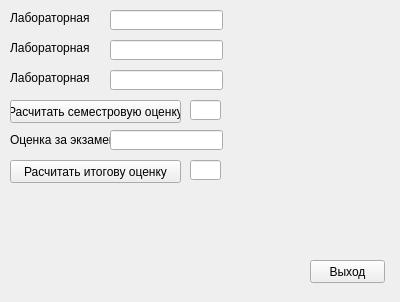
<?xml version="1.0" encoding="UTF-8"?>
<ui version="4.0">
 <class>MainWindow</class>
 <widget class="QMainWindow" name="MainWindow">
  <property name="enabled">
   <bool>true</bool>
  </property>
  <property name="geometry">
   <rect>
    <x>0</x>
    <y>0</y>
    <width>400</width>
    <height>302</height>
   </rect>
  </property>
  <property name="windowTitle">
   <string>MainWindow</string>
  </property>
  <property name="autoFillBackground">
   <bool>false</bool>
  </property>
  <widget class="QWidget" name="centralWidget">
   <widget class="QPushButton" name="pushButton">
    <property name="geometry">
     <rect>
      <x>310</x>
      <y>260</y>
      <width>75</width>
      <height>23</height>
     </rect>
    </property>
    <property name="text">
     <string>Выход</string>
    </property>
   </widget>
   <widget class="QLabel" name="label">
    <property name="geometry">
     <rect>
      <x>10</x>
      <y>10</y>
      <width>81</width>
      <height>16</height>
     </rect>
    </property>
    <property name="text">
     <string>Лабораторная 1</string>
    </property>
   </widget>
   <widget class="QLabel" name="label_2">
    <property name="geometry">
     <rect>
      <x>10</x>
      <y>40</y>
      <width>81</width>
      <height>16</height>
     </rect>
    </property>
    <property name="text">
     <string>Лабораторная 2</string>
    </property>
   </widget>
   <widget class="QLabel" name="label_3">
    <property name="geometry">
     <rect>
      <x>10</x>
      <y>70</y>
      <width>81</width>
      <height>16</height>
     </rect>
    </property>
    <property name="text">
     <string>Лабораторная 3</string>
    </property>
   </widget>
   <widget class="QLineEdit" name="lineEdit">
    <property name="geometry">
     <rect>
      <x>110</x>
      <y>10</y>
      <width>113</width>
      <height>20</height>
     </rect>
    </property>
   </widget>
   <widget class="QLineEdit" name="lineEdit_2">
    <property name="geometry">
     <rect>
      <x>110</x>
      <y>40</y>
      <width>113</width>
      <height>20</height>
     </rect>
    </property>
   </widget>
   <widget class="QLineEdit" name="lineEdit_3">
    <property name="geometry">
     <rect>
      <x>110</x>
      <y>70</y>
      <width>113</width>
      <height>20</height>
     </rect>
    </property>
   </widget>
   <widget class="QPushButton" name="pushButton_2">
    <property name="geometry">
     <rect>
      <x>10</x>
      <y>100</y>
      <width>171</width>
      <height>23</height>
     </rect>
    </property>
    <property name="text">
     <string>Расчитать семестровую оценку</string>
    </property>
   </widget>
   <widget class="QLabel" name="label_4">
    <property name="geometry">
     <rect>
      <x>10</x>
      <y>130</y>
      <width>101</width>
      <height>20</height>
     </rect>
    </property>
    <property name="text">
     <string>Оценка за экзамен</string>
    </property>
   </widget>
   <widget class="QLineEdit" name="lineEdit_4">
    <property name="geometry">
     <rect>
      <x>110</x>
      <y>130</y>
      <width>113</width>
      <height>20</height>
     </rect>
    </property>
   </widget>
   <widget class="QLineEdit" name="lineEdit_5">
    <property name="geometry">
     <rect>
      <x>190</x>
      <y>100</y>
      <width>31</width>
      <height>20</height>
     </rect>
    </property>
   </widget>
   <widget class="QPushButton" name="pushButton_3">
    <property name="geometry">
     <rect>
      <x>10</x>
      <y>160</y>
      <width>171</width>
      <height>23</height>
     </rect>
    </property>
    <property name="text">
     <string>Расчитать итогову оценку</string>
    </property>
   </widget>
   <widget class="QLineEdit" name="lineEdit_6">
    <property name="geometry">
     <rect>
      <x>190</x>
      <y>160</y>
      <width>31</width>
      <height>20</height>
     </rect>
    </property>
   </widget>
  </widget>
 </widget>
 <layoutdefault spacing="6" margin="11"/>
 <resources/>
 <connections/>
</ui>
